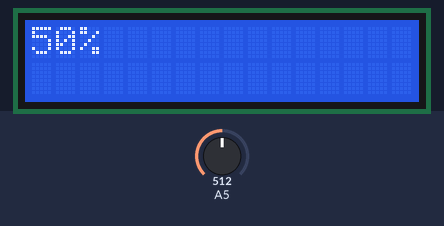
Recording of a sketch running on a simulated Arduino Uno, built with avr-gcc and run on an emulated ATmega328P. On the bench: 16×2 character LCD. The test bench sets the inputs (shaded band); at power-on: A5 = 512. What the sketch prints to the serial monitor is not drawn.

Above: at 1.6 s.
1.7 s: A5 set to 716
At 3.2 s:
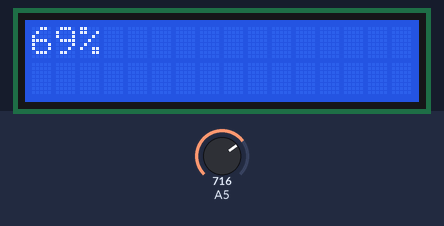
3.5 s: A5 set to 900
At 5.1 s:
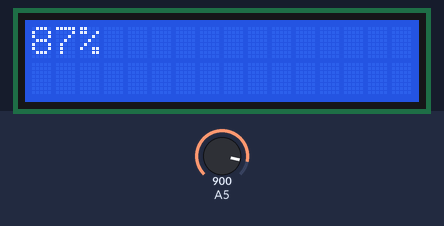
5.5 s: A5 set to 1023
At 6.9 s:
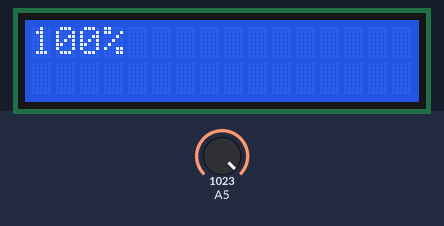
Timing chart, 0 to 8.5 s (numbered marks = the images above; inputs shaded):
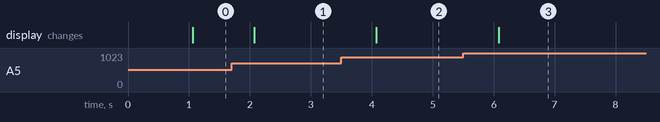

Measured:
- after the input at 1.7 s, the display: changes after 0.37 s (image 1)
- after the input at 3.5 s, the display: changes after 0.57 s (image 2)
- after the input at 5.5 s, the display: changes after 0.58 s (image 3)

The sketch:

random.ino
```cpp
#include <LiquidCrystal.h>
LiquidCrystal lcd(7, 6, 5, 4, 3, 2);
String data = "";
bool req = false;
int num = 0;

void setup() {

  lcd.begin(16, 2);
  Serial.begin(9600);
  pinMode(A5, INPUT);
}

void loop() {

  data = Serial.readString();

  lcd.clear();
  num = map(analogRead(A5), 0, 1023, 0, 100);
  lcd.setCursor(0, 0);
  lcd.print(String(num) + '%');
  Serial.println(String(num) + '%');
}
```
